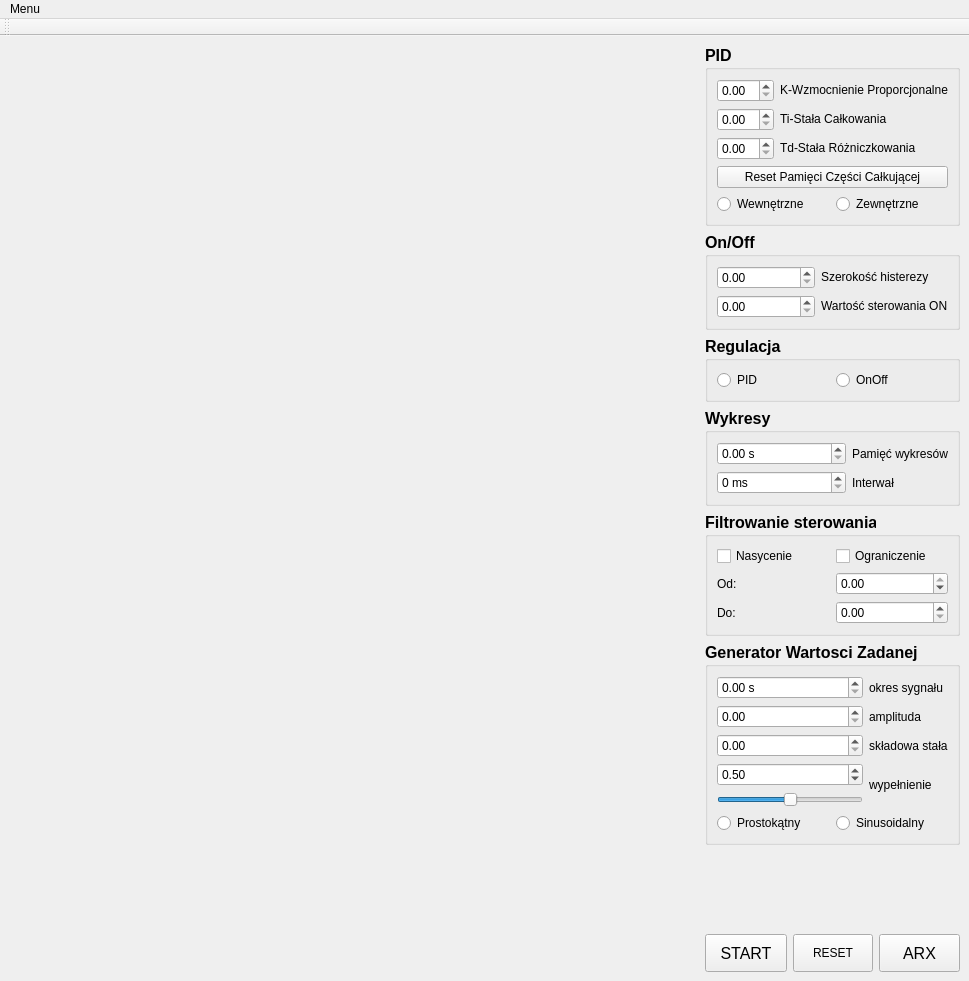
<?xml version="1.0" encoding="UTF-8"?>
<ui version="4.0">
 <class>MainWindow</class>
 <widget class="QMainWindow" name="MainWindow">
  <property name="geometry">
   <rect>
    <x>0</x>
    <y>0</y>
    <width>969</width>
    <height>981</height>
   </rect>
  </property>
  <property name="sizePolicy">
   <sizepolicy hsizetype="Expanding" vsizetype="Expanding">
    <horstretch>0</horstretch>
    <verstretch>0</verstretch>
   </sizepolicy>
  </property>
  <property name="minimumSize">
   <size>
    <width>700</width>
    <height>700</height>
   </size>
  </property>
  <property name="font">
   <font>
    <bold>false</bold>
   </font>
  </property>
  <property name="windowTitle">
   <string>Symulator UAR (kinda)</string>
  </property>
  <property name="layoutDirection">
   <enum>Qt::LeftToRight</enum>
  </property>
  <widget class="QWidget" name="centralwidget">
   <layout class="QHBoxLayout" name="horizontalLayout_7" stretch="7,0">
    <item>
     <layout class="QVBoxLayout" name="verticalLayout_plot">
      <item>
       <widget class="QWidget" name="plot" native="true"/>
      </item>
     </layout>
    </item>
    <item>
     <layout class="QVBoxLayout" name="verticalLayout" stretch="1,1,1,1,1,1,1,1,1">
      <property name="sizeConstraint">
       <enum>QLayout::SetMinimumSize</enum>
      </property>
      <property name="rightMargin">
       <number>0</number>
      </property>
      <item>
       <widget class="QGroupBox" name="groupBox_pid">
        <property name="sizePolicy">
         <sizepolicy hsizetype="Preferred" vsizetype="Preferred">
          <horstretch>0</horstretch>
          <verstretch>0</verstretch>
         </sizepolicy>
        </property>
        <property name="minimumSize">
         <size>
          <width>0</width>
          <height>0</height>
         </size>
        </property>
        <property name="font">
         <font>
          <pointsize>12</pointsize>
          <bold>true</bold>
         </font>
        </property>
        <property name="title">
         <string>PID</string>
        </property>
        <layout class="QGridLayout" name="gridLayout_5">
         <item row="2" column="1">
          <widget class="QLabel" name="label_3">
           <property name="sizePolicy">
            <sizepolicy hsizetype="Fixed" vsizetype="Fixed">
             <horstretch>0</horstretch>
             <verstretch>0</verstretch>
            </sizepolicy>
           </property>
           <property name="font">
            <font>
             <pointsize>9</pointsize>
             <bold>false</bold>
            </font>
           </property>
           <property name="text">
            <string>Td-Stała Różniczkowania</string>
           </property>
          </widget>
         </item>
         <item row="4" column="0" colspan="2">
          <layout class="QHBoxLayout" name="horizontalLayout_6">
           <item>
            <widget class="QRadioButton" name="radioButton_pidWewn">
             <property name="font">
              <font>
               <pointsize>9</pointsize>
               <bold>false</bold>
              </font>
             </property>
             <property name="text">
              <string>Wewnętrzne</string>
             </property>
            </widget>
           </item>
           <item>
            <widget class="QRadioButton" name="radioButton_pidZewn">
             <property name="sizePolicy">
              <sizepolicy hsizetype="Minimum" vsizetype="Fixed">
               <horstretch>0</horstretch>
               <verstretch>0</verstretch>
              </sizepolicy>
             </property>
             <property name="font">
              <font>
               <pointsize>9</pointsize>
               <bold>false</bold>
              </font>
             </property>
             <property name="text">
              <string>Zewnętrzne</string>
             </property>
            </widget>
           </item>
          </layout>
         </item>
         <item row="1" column="1">
          <widget class="QLabel" name="label_2">
           <property name="sizePolicy">
            <sizepolicy hsizetype="Fixed" vsizetype="Fixed">
             <horstretch>0</horstretch>
             <verstretch>0</verstretch>
            </sizepolicy>
           </property>
           <property name="font">
            <font>
             <pointsize>9</pointsize>
             <bold>false</bold>
            </font>
           </property>
           <property name="text">
            <string>Ti-Stała Całkowania</string>
           </property>
          </widget>
         </item>
         <item row="1" column="0">
          <widget class="QDoubleSpinBox" name="spinBox_stalaCalkowa">
           <property name="sizePolicy">
            <sizepolicy hsizetype="Expanding" vsizetype="Preferred">
             <horstretch>0</horstretch>
             <verstretch>0</verstretch>
            </sizepolicy>
           </property>
           <property name="minimumSize">
            <size>
             <width>0</width>
             <height>0</height>
            </size>
           </property>
           <property name="font">
            <font>
             <pointsize>9</pointsize>
             <bold>false</bold>
            </font>
           </property>
           <property name="singleStep">
            <double>0.100000000000000</double>
           </property>
          </widget>
         </item>
         <item row="2" column="0">
          <widget class="QDoubleSpinBox" name="spinBox_stalaRozniczkowa">
           <property name="sizePolicy">
            <sizepolicy hsizetype="Expanding" vsizetype="Preferred">
             <horstretch>0</horstretch>
             <verstretch>0</verstretch>
            </sizepolicy>
           </property>
           <property name="minimumSize">
            <size>
             <width>0</width>
             <height>0</height>
            </size>
           </property>
           <property name="font">
            <font>
             <pointsize>9</pointsize>
             <bold>false</bold>
            </font>
           </property>
           <property name="singleStep">
            <double>0.100000000000000</double>
           </property>
          </widget>
         </item>
         <item row="3" column="0" colspan="2">
          <widget class="QPushButton" name="pushButton_resetPID">
           <property name="font">
            <font>
             <pointsize>9</pointsize>
             <bold>false</bold>
            </font>
           </property>
           <property name="text">
            <string>Reset Pamięci Części Całkującej</string>
           </property>
          </widget>
         </item>
         <item row="0" column="0">
          <widget class="QDoubleSpinBox" name="spinBox_wzmocnienie">
           <property name="sizePolicy">
            <sizepolicy hsizetype="Expanding" vsizetype="Preferred">
             <horstretch>0</horstretch>
             <verstretch>0</verstretch>
            </sizepolicy>
           </property>
           <property name="minimumSize">
            <size>
             <width>0</width>
             <height>0</height>
            </size>
           </property>
           <property name="font">
            <font>
             <pointsize>9</pointsize>
             <bold>false</bold>
            </font>
           </property>
           <property name="singleStep">
            <double>0.100000000000000</double>
           </property>
          </widget>
         </item>
         <item row="0" column="1">
          <widget class="QLabel" name="label">
           <property name="sizePolicy">
            <sizepolicy hsizetype="Fixed" vsizetype="Fixed">
             <horstretch>0</horstretch>
             <verstretch>0</verstretch>
            </sizepolicy>
           </property>
           <property name="font">
            <font>
             <pointsize>9</pointsize>
             <bold>false</bold>
            </font>
           </property>
           <property name="text">
            <string>K-Wzmocnienie Proporcjonalne</string>
           </property>
          </widget>
         </item>
        </layout>
       </widget>
      </item>
      <item>
       <widget class="QGroupBox" name="groupBox_onoff">
        <property name="sizePolicy">
         <sizepolicy hsizetype="Preferred" vsizetype="Preferred">
          <horstretch>0</horstretch>
          <verstretch>0</verstretch>
         </sizepolicy>
        </property>
        <property name="minimumSize">
         <size>
          <width>0</width>
          <height>0</height>
         </size>
        </property>
        <property name="font">
         <font>
          <pointsize>12</pointsize>
          <bold>true</bold>
         </font>
        </property>
        <property name="title">
         <string>On/Off</string>
        </property>
        <layout class="QGridLayout" name="gridLayout_4">
         <item row="2" column="1">
          <widget class="QLabel" name="label_10">
           <property name="sizePolicy">
            <sizepolicy hsizetype="Fixed" vsizetype="Fixed">
             <horstretch>0</horstretch>
             <verstretch>0</verstretch>
            </sizepolicy>
           </property>
           <property name="font">
            <font>
             <pointsize>9</pointsize>
             <bold>false</bold>
            </font>
           </property>
           <property name="text">
            <string>Wartość sterowania ON</string>
           </property>
          </widget>
         </item>
         <item row="2" column="0">
          <widget class="QDoubleSpinBox" name="spinBox_wartoscSterowaniaON">
           <property name="sizePolicy">
            <sizepolicy hsizetype="Expanding" vsizetype="Preferred">
             <horstretch>0</horstretch>
             <verstretch>0</verstretch>
            </sizepolicy>
           </property>
           <property name="font">
            <font>
             <pointsize>9</pointsize>
             <bold>false</bold>
            </font>
           </property>
           <property name="singleStep">
            <double>0.100000000000000</double>
           </property>
          </widget>
         </item>
         <item row="1" column="1">
          <widget class="QLabel" name="label_9">
           <property name="sizePolicy">
            <sizepolicy hsizetype="Fixed" vsizetype="Fixed">
             <horstretch>0</horstretch>
             <verstretch>0</verstretch>
            </sizepolicy>
           </property>
           <property name="font">
            <font>
             <pointsize>9</pointsize>
             <bold>false</bold>
            </font>
           </property>
           <property name="text">
            <string>Szerokość histerezy</string>
           </property>
          </widget>
         </item>
         <item row="1" column="0">
          <widget class="QDoubleSpinBox" name="spinBox_szerokoscHisterezy">
           <property name="sizePolicy">
            <sizepolicy hsizetype="MinimumExpanding" vsizetype="Preferred">
             <horstretch>0</horstretch>
             <verstretch>0</verstretch>
            </sizepolicy>
           </property>
           <property name="font">
            <font>
             <pointsize>9</pointsize>
             <bold>false</bold>
            </font>
           </property>
           <property name="singleStep">
            <double>0.100000000000000</double>
           </property>
          </widget>
         </item>
        </layout>
       </widget>
      </item>
      <item>
       <widget class="QGroupBox" name="groupBox_regulacja">
        <property name="sizePolicy">
         <sizepolicy hsizetype="Preferred" vsizetype="Preferred">
          <horstretch>0</horstretch>
          <verstretch>0</verstretch>
         </sizepolicy>
        </property>
        <property name="minimumSize">
         <size>
          <width>0</width>
          <height>0</height>
         </size>
        </property>
        <property name="font">
         <font>
          <pointsize>12</pointsize>
          <bold>true</bold>
         </font>
        </property>
        <property name="title">
         <string>Regulacja</string>
        </property>
        <layout class="QHBoxLayout" name="horizontalLayout_5">
         <item>
          <widget class="QRadioButton" name="radioButton_pid">
           <property name="font">
            <font>
             <pointsize>9</pointsize>
             <bold>false</bold>
            </font>
           </property>
           <property name="text">
            <string>PID</string>
           </property>
          </widget>
         </item>
         <item>
          <widget class="QRadioButton" name="radioButton_onoff">
           <property name="font">
            <font>
             <pointsize>9</pointsize>
             <bold>false</bold>
            </font>
           </property>
           <property name="text">
            <string>OnOff</string>
           </property>
          </widget>
         </item>
        </layout>
       </widget>
      </item>
      <item>
       <widget class="QGroupBox" name="groupBox_wykresy">
        <property name="sizePolicy">
         <sizepolicy hsizetype="Preferred" vsizetype="Preferred">
          <horstretch>0</horstretch>
          <verstretch>0</verstretch>
         </sizepolicy>
        </property>
        <property name="minimumSize">
         <size>
          <width>0</width>
          <height>0</height>
         </size>
        </property>
        <property name="font">
         <font>
          <pointsize>12</pointsize>
          <bold>true</bold>
         </font>
        </property>
        <property name="title">
         <string>Wykresy</string>
        </property>
        <layout class="QGridLayout" name="gridLayout">
         <item row="0" column="1">
          <widget class="QLabel" name="label_12">
           <property name="sizePolicy">
            <sizepolicy hsizetype="Fixed" vsizetype="Preferred">
             <horstretch>0</horstretch>
             <verstretch>0</verstretch>
            </sizepolicy>
           </property>
           <property name="font">
            <font>
             <pointsize>9</pointsize>
             <bold>false</bold>
            </font>
           </property>
           <property name="text">
            <string>Pamięć wykresów</string>
           </property>
          </widget>
         </item>
         <item row="1" column="1">
          <widget class="QLabel" name="label_13">
           <property name="sizePolicy">
            <sizepolicy hsizetype="Fixed" vsizetype="Preferred">
             <horstretch>0</horstretch>
             <verstretch>0</verstretch>
            </sizepolicy>
           </property>
           <property name="font">
            <font>
             <pointsize>9</pointsize>
             <bold>false</bold>
            </font>
           </property>
           <property name="text">
            <string>Interwał</string>
           </property>
          </widget>
         </item>
         <item row="0" column="0">
          <widget class="QDoubleSpinBox" name="spinBox_rozmiarWykresu">
           <property name="sizePolicy">
            <sizepolicy hsizetype="Preferred" vsizetype="Preferred">
             <horstretch>40</horstretch>
             <verstretch>0</verstretch>
            </sizepolicy>
           </property>
           <property name="font">
            <font>
             <pointsize>9</pointsize>
             <bold>false</bold>
            </font>
           </property>
           <property name="suffix">
            <string> s</string>
           </property>
          </widget>
         </item>
         <item row="1" column="0">
          <widget class="QSpinBox" name="spinBox_interwal">
           <property name="sizePolicy">
            <sizepolicy hsizetype="Preferred" vsizetype="Preferred">
             <horstretch>0</horstretch>
             <verstretch>0</verstretch>
            </sizepolicy>
           </property>
           <property name="font">
            <font>
             <pointsize>9</pointsize>
             <bold>false</bold>
            </font>
           </property>
           <property name="suffix">
            <string> ms</string>
           </property>
          </widget>
         </item>
        </layout>
       </widget>
      </item>
      <item>
       <widget class="QGroupBox" name="groupBox_filtr">
        <property name="sizePolicy">
         <sizepolicy hsizetype="Preferred" vsizetype="Preferred">
          <horstretch>0</horstretch>
          <verstretch>0</verstretch>
         </sizepolicy>
        </property>
        <property name="minimumSize">
         <size>
          <width>0</width>
          <height>0</height>
         </size>
        </property>
        <property name="font">
         <font>
          <pointsize>12</pointsize>
          <bold>true</bold>
         </font>
        </property>
        <property name="title">
         <string>Filtrowanie sterowania</string>
        </property>
        <layout class="QGridLayout" name="gridLayout_3">
         <item row="2" column="1">
          <widget class="QDoubleSpinBox" name="spinBox_sterowanieMin">
           <property name="font">
            <font>
             <pointsize>9</pointsize>
             <bold>false</bold>
            </font>
           </property>
           <property name="minimum">
            <double>-99.989999999999995</double>
           </property>
           <property name="maximum">
            <double>0.000000000000000</double>
           </property>
           <property name="singleStep">
            <double>0.100000000000000</double>
           </property>
          </widget>
         </item>
         <item row="2" column="0">
          <widget class="QLabel" name="label_16">
           <property name="font">
            <font>
             <pointsize>9</pointsize>
             <bold>false</bold>
            </font>
           </property>
           <property name="text">
            <string>Od:</string>
           </property>
          </widget>
         </item>
         <item row="0" column="0" colspan="2">
          <layout class="QHBoxLayout" name="horizontalLayout_4">
           <item>
            <widget class="QCheckBox" name="checkBox_nasycenie">
             <property name="font">
              <font>
               <pointsize>9</pointsize>
               <bold>false</bold>
              </font>
             </property>
             <property name="text">
              <string>Nasycenie</string>
             </property>
            </widget>
           </item>
           <item>
            <widget class="QCheckBox" name="checkBox_ograniczenie">
             <property name="font">
              <font>
               <pointsize>9</pointsize>
               <bold>false</bold>
              </font>
             </property>
             <property name="text">
              <string>Ograniczenie</string>
             </property>
            </widget>
           </item>
          </layout>
         </item>
         <item row="3" column="1">
          <widget class="QDoubleSpinBox" name="spinBox_sterowanieMax">
           <property name="font">
            <font>
             <pointsize>9</pointsize>
             <bold>false</bold>
            </font>
           </property>
           <property name="singleStep">
            <double>0.100000000000000</double>
           </property>
          </widget>
         </item>
         <item row="3" column="0">
          <widget class="QLabel" name="label_17">
           <property name="font">
            <font>
             <pointsize>9</pointsize>
             <bold>false</bold>
            </font>
           </property>
           <property name="text">
            <string>Do:</string>
           </property>
          </widget>
         </item>
        </layout>
       </widget>
      </item>
      <item>
       <widget class="QGroupBox" name="groupBox_generator">
        <property name="sizePolicy">
         <sizepolicy hsizetype="Preferred" vsizetype="Preferred">
          <horstretch>0</horstretch>
          <verstretch>0</verstretch>
         </sizepolicy>
        </property>
        <property name="minimumSize">
         <size>
          <width>0</width>
          <height>0</height>
         </size>
        </property>
        <property name="font">
         <font>
          <pointsize>12</pointsize>
          <bold>true</bold>
         </font>
        </property>
        <property name="title">
         <string>Generator Wartosci Zadanej</string>
        </property>
        <layout class="QGridLayout" name="gridLayout_2">
         <item row="1" column="0">
          <widget class="QDoubleSpinBox" name="spinBox_amplituda">
           <property name="sizePolicy">
            <sizepolicy hsizetype="Minimum" vsizetype="Preferred">
             <horstretch>0</horstretch>
             <verstretch>0</verstretch>
            </sizepolicy>
           </property>
           <property name="font">
            <font>
             <pointsize>9</pointsize>
             <bold>false</bold>
            </font>
           </property>
          </widget>
         </item>
         <item row="5" column="0" colspan="2">
          <layout class="QHBoxLayout" name="horizontalLayout_3">
           <property name="sizeConstraint">
            <enum>QLayout::SetNoConstraint</enum>
           </property>
           <item>
            <widget class="QRadioButton" name="radioButton_prostokatny">
             <property name="font">
              <font>
               <pointsize>9</pointsize>
               <bold>false</bold>
              </font>
             </property>
             <property name="text">
              <string>Prostokątny</string>
             </property>
            </widget>
           </item>
           <item>
            <widget class="QRadioButton" name="radioButton_sinusoidalny">
             <property name="font">
              <font>
               <pointsize>9</pointsize>
               <bold>false</bold>
              </font>
             </property>
             <property name="text">
              <string>Sinusoidalny</string>
             </property>
            </widget>
           </item>
          </layout>
         </item>
         <item row="1" column="1">
          <widget class="QLabel" name="label_6">
           <property name="sizePolicy">
            <sizepolicy hsizetype="Fixed" vsizetype="Preferred">
             <horstretch>0</horstretch>
             <verstretch>0</verstretch>
            </sizepolicy>
           </property>
           <property name="font">
            <font>
             <pointsize>9</pointsize>
             <bold>false</bold>
            </font>
           </property>
           <property name="text">
            <string>amplituda</string>
           </property>
          </widget>
         </item>
         <item row="0" column="1">
          <widget class="QLabel" name="label_5">
           <property name="sizePolicy">
            <sizepolicy hsizetype="Fixed" vsizetype="Preferred">
             <horstretch>0</horstretch>
             <verstretch>0</verstretch>
            </sizepolicy>
           </property>
           <property name="font">
            <font>
             <pointsize>9</pointsize>
             <bold>false</bold>
            </font>
           </property>
           <property name="text">
            <string>okres sygnału</string>
           </property>
          </widget>
         </item>
         <item row="3" column="0">
          <widget class="QDoubleSpinBox" name="spinBox_wypelnienie">
           <property name="sizePolicy">
            <sizepolicy hsizetype="Minimum" vsizetype="Preferred">
             <horstretch>0</horstretch>
             <verstretch>0</verstretch>
            </sizepolicy>
           </property>
           <property name="font">
            <font>
             <pointsize>9</pointsize>
             <bold>false</bold>
            </font>
           </property>
           <property name="minimum">
            <double>0.000000000000000</double>
           </property>
           <property name="maximum">
            <double>1.000000000000000</double>
           </property>
           <property name="singleStep">
            <double>0.100000000000000</double>
           </property>
           <property name="value">
            <double>0.500000000000000</double>
           </property>
          </widget>
         </item>
         <item row="2" column="1">
          <widget class="QLabel" name="label_7">
           <property name="sizePolicy">
            <sizepolicy hsizetype="Fixed" vsizetype="Preferred">
             <horstretch>0</horstretch>
             <verstretch>0</verstretch>
            </sizepolicy>
           </property>
           <property name="font">
            <font>
             <pointsize>9</pointsize>
             <bold>false</bold>
            </font>
           </property>
           <property name="text">
            <string>składowa stała</string>
           </property>
          </widget>
         </item>
         <item row="0" column="0">
          <widget class="QDoubleSpinBox" name="spinBox_okres">
           <property name="sizePolicy">
            <sizepolicy hsizetype="Preferred" vsizetype="Fixed">
             <horstretch>0</horstretch>
             <verstretch>0</verstretch>
            </sizepolicy>
           </property>
           <property name="font">
            <font>
             <pointsize>9</pointsize>
             <bold>false</bold>
            </font>
           </property>
           <property name="suffix">
            <string> s</string>
           </property>
          </widget>
         </item>
         <item row="2" column="0">
          <widget class="QDoubleSpinBox" name="spinBox_skladowaStala">
           <property name="sizePolicy">
            <sizepolicy hsizetype="Minimum" vsizetype="Preferred">
             <horstretch>0</horstretch>
             <verstretch>0</verstretch>
            </sizepolicy>
           </property>
           <property name="font">
            <font>
             <pointsize>9</pointsize>
             <bold>false</bold>
            </font>
           </property>
          </widget>
         </item>
         <item row="4" column="0">
          <widget class="QSlider" name="horizontalSlider_wypelnienie">
           <property name="maximum">
            <number>100</number>
           </property>
           <property name="pageStep">
            <number>25</number>
           </property>
           <property name="sliderPosition">
            <number>50</number>
           </property>
           <property name="orientation">
            <enum>Qt::Horizontal</enum>
           </property>
          </widget>
         </item>
         <item row="3" column="1" rowspan="2">
          <widget class="QLabel" name="label_14">
           <property name="sizePolicy">
            <sizepolicy hsizetype="Fixed" vsizetype="Preferred">
             <horstretch>0</horstretch>
             <verstretch>0</verstretch>
            </sizepolicy>
           </property>
           <property name="font">
            <font>
             <pointsize>9</pointsize>
             <bold>false</bold>
            </font>
           </property>
           <property name="text">
            <string>wypełnienie</string>
           </property>
          </widget>
         </item>
        </layout>
       </widget>
      </item>
      <item>
       <spacer name="verticalSpacer">
        <property name="orientation">
         <enum>Qt::Vertical</enum>
        </property>
        <property name="sizeHint" stdset="0">
         <size>
          <width>20</width>
          <height>40</height>
         </size>
        </property>
       </spacer>
      </item>
      <item>
       <widget class="QLabel" name="label_rzeczytistyTick">
        <property name="sizePolicy">
         <sizepolicy hsizetype="Preferred" vsizetype="Minimum">
          <horstretch>0</horstretch>
          <verstretch>0</verstretch>
         </sizepolicy>
        </property>
        <property name="text">
         <string/>
        </property>
        <property name="alignment">
         <set>Qt::AlignBottom|Qt::AlignLeading|Qt::AlignLeft</set>
        </property>
       </widget>
      </item>
      <item>
       <layout class="QHBoxLayout" name="horizontalLayout" stretch="2,1,2">
        <item>
         <widget class="QPushButton" name="pushButton_startStop">
          <property name="sizePolicy">
           <sizepolicy hsizetype="Minimum" vsizetype="MinimumExpanding">
            <horstretch>0</horstretch>
            <verstretch>0</verstretch>
           </sizepolicy>
          </property>
          <property name="font">
           <font>
            <pointsize>12</pointsize>
            <bold>false</bold>
           </font>
          </property>
          <property name="text">
           <string>START</string>
          </property>
          <property name="autoDefault">
           <bool>false</bool>
          </property>
          <property name="default">
           <bool>false</bool>
          </property>
          <property name="flat">
           <bool>false</bool>
          </property>
         </widget>
        </item>
        <item>
         <widget class="QPushButton" name="pushButton_reset">
          <property name="sizePolicy">
           <sizepolicy hsizetype="Expanding" vsizetype="MinimumExpanding">
            <horstretch>0</horstretch>
            <verstretch>0</verstretch>
           </sizepolicy>
          </property>
          <property name="text">
           <string>RESET</string>
          </property>
         </widget>
        </item>
        <item>
         <widget class="QPushButton" name="pushButton_arx">
          <property name="sizePolicy">
           <sizepolicy hsizetype="Minimum" vsizetype="MinimumExpanding">
            <horstretch>0</horstretch>
            <verstretch>0</verstretch>
           </sizepolicy>
          </property>
          <property name="font">
           <font>
            <pointsize>12</pointsize>
            <bold>false</bold>
           </font>
          </property>
          <property name="text">
           <string>ARX</string>
          </property>
         </widget>
        </item>
       </layout>
      </item>
     </layout>
    </item>
   </layout>
  </widget>
  <widget class="QToolBar" name="toolBar">
   <property name="windowTitle">
    <string>toolBar</string>
   </property>
   <attribute name="toolBarArea">
    <enum>TopToolBarArea</enum>
   </attribute>
   <attribute name="toolBarBreak">
    <bool>false</bool>
   </attribute>
  </widget>
  <widget class="QMenuBar" name="menubar">
   <property name="geometry">
    <rect>
     <x>0</x>
     <y>0</y>
     <width>969</width>
     <height>27</height>
    </rect>
   </property>
   <widget class="QMenu" name="menuMenu">
    <property name="title">
     <string>Menu</string>
    </property>
    <addaction name="actionZapisz"/>
    <addaction name="actionOtworz"/>
    <addaction name="separator"/>
    <addaction name="actionPolacz"/>
    <addaction name="separator"/>
    <addaction name="actionRysuj_linie_czasu"/>
   </widget>
   <addaction name="menuMenu"/>
  </widget>
  <action name="actionZapisz">
   <property name="text">
    <string>Zapisz</string>
   </property>
  </action>
  <action name="actionOtworz">
   <property name="text">
    <string>Otwórz</string>
   </property>
  </action>
  <action name="actionPolacz">
   <property name="text">
    <string>Połącz</string>
   </property>
  </action>
  <action name="actionRysuj_linie_czasu">
   <property name="checkable">
    <bool>true</bool>
   </property>
   <property name="checked">
    <bool>true</bool>
   </property>
   <property name="text">
    <string>Rysuj linie czasu</string>
   </property>
  </action>
 </widget>
 <resources/>
 <connections/>
</ui>
